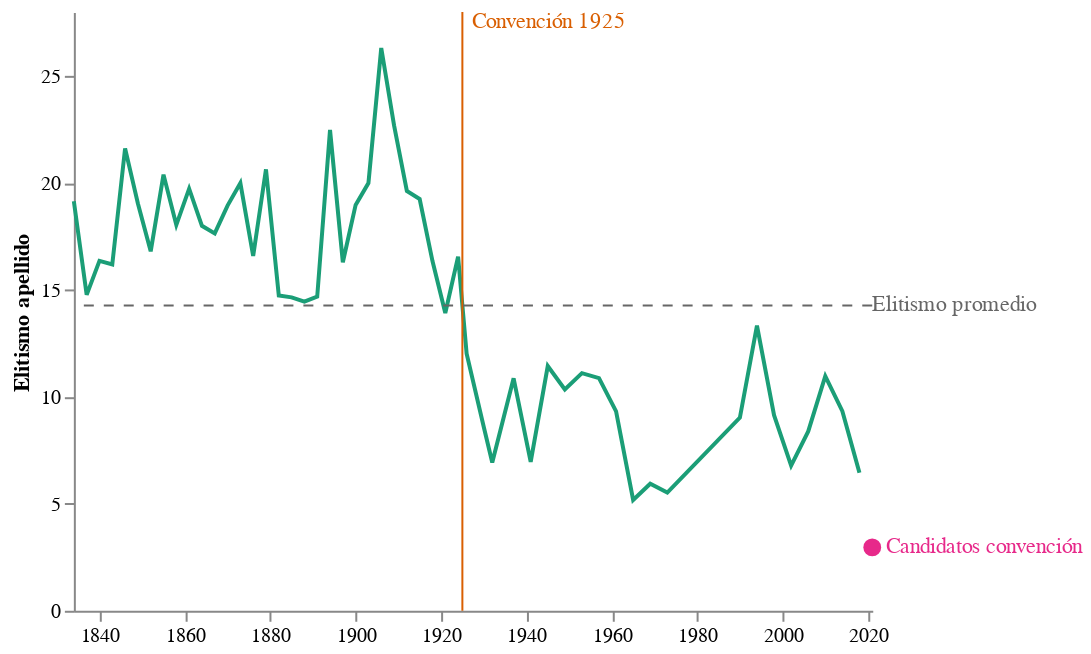

The code cell stored with this chart in its notebook:
### Code cell
chart = (base + convencion + convencion_text + const_1925  + const_1925_text + average + average_text).configure_axis(
    grid=False
).configure_view(
    strokeOpacity=0)
chart

### Figure 1 — Vega-Lite specification as saved in the notebook (floating-point values rounded to 4 significant figures)
{"config": {"view": {"continuousWidth": 400, "continuousHeight": 300, "strokeOpacity": 0}, "axis": {"grid": false}}, "layer": [{"data": {"name": "data-c5a826c66aad047e6be87911e4928b8e"}, "mark": {"type": "line", "color": "#1B9E77"}, "encoding": {"x": {"type": "temporal", "field": "year", "title": "Año"}, "y": {"type": "quantitative", "field": "elitismo", "title": "Elitismo apellido"}}}, {"data": {"name": "data-e6cdc68101f5fcebc3136fd5aa136cf4"}, "mark": {"type": "point", "filled": true, "opacity": 1, "size": 80}, "encoding": {"color": {"value": "#E7298A"}, "x": {"type": "temporal", "field": "year", "title": "Año"}, "y": {"type": "quantitative", "field": "elitismo", "title": "Elitismo apellido"}}}, {"data": {"name": "data-e6cdc68101f5fcebc3136fd5aa136cf4"}, "mark": {"type": "text", "align": "left", "baseline": "middle", "dx": 7}, "encoding": {"color": {"value": "#E7298A"}, "text": {"value": "Candidatos convención"}, "x": {"type": "temporal", "field": "year", "title": "Año"}, "y": {"type": "quantitative", "field": "elitismo", "title": "Elitismo apellido"}}}, {"data": {"name": "data-c371a214289bbffc56eb21f6be5b1b4a"}, "mark": {"type": "rule", "opacity": 1}, "encoding": {"color": {"value": "#D95F02"}, "x": {"type": "temporal", "field": "year", "title": null}}}, {"data": {"name": "data-c371a214289bbffc56eb21f6be5b1b4a"}, "mark": {"type": "text", "align": "left", "baseline": "bottom", "dx": 5, "dy": -140}, "encoding": {"color": {"value": "#D95F02"}, "text": {"value": "Convención 1925"}, "x": {"type": "temporal", "field": "year", "title": null}}}, {"data": {"name": "data-f7acac6e709666dd652aed36e4b6d15e"}, "mark": {"type": "rule", "size": 1, "strokeDash": [5, 5]}, "encoding": {"color": {"value": "#666666"}, "y": {"type": "quantitative", "field": "elitismo"}}}, {"data": {"name": "data-f7acac6e709666dd652aed36e4b6d15e"}, "mark": {"type": "text", "align": "left", "baseline": "middle", "dx": 200}, "encoding": {"color": {"value": "#666666"}, "text": {"value": "Elitismo promedio"}, "y": {"type": "quantitative", "field": "elitismo"}}}], "$schema": "https://vega.github.io/schema/vega-lite/v4.8.1.json", "datasets": {"data-c5a826c66aad047e6be87911e4928b8e": [{"year": "1834-01-01T00:00:00", "elitismo": 19.15}, {"year": "1837-01-01T00:00:00", "elitismo": 14.77}, {"year": "1840-01-01T00:00:00", "elitismo": 16.36}, {"year": "1843-01-01T00:00:00", "elitismo": 16.19}, {"year": "1846-01-01T00:00:00", "elitismo": 21.62}, {"year": "1849-01-01T00:00:00", "elitismo": 19.05}, {"year": "1852-01-01T00:00:00", "elitismo": 16.81}, {"year": "1855-01-01T00:00:00", "elitismo": 20.39}, {"year": "1858-01-01T00:00:00", "elitismo": 18.05}, {"year": "1861-01-01T00:00:00", "elitismo": 19.74}, {"year": "1864-01-01T00:00:00", "elitismo": 18.0}, {"year": "1867-01-01T00:00:00", "elitismo": 17.65}, {"year": "1870-01-01T00:00:00", "elitismo": 18.95}, {"year": "1873-01-01T00:00:00", "elitismo": 20.0}, {"year": "1876-01-01T00:00:00", "elitismo": 16.59}, {"year": "1879-01-01T00:00:00", "elitismo": 20.64}, {"year": "1882-01-01T00:00:00", "elitismo": 14.75}, {"year": "1885-01-01T00:00:00", "elitismo": 14.66}, {"year": "1888-01-01T00:00:00", "elitismo": 14.45}, {"year": "1891-01-01T00:00:00", "elitismo": 14.69}, {"year": "1894-01-01T00:00:00", "elitismo": 22.48}, {"year": "1897-01-01T00:00:00", "elitismo": 16.3}, {"year": "1900-01-01T00:00:00", "elitismo": 18.98}, {"year": "1903-01-01T00:00:00", "elitismo": 20.0}, {"year": "1906-01-01T00:00:00", "elitismo": 26.32}, {"year": "1909-01-01T00:00:00", "elitismo": 22.7}, {"year": "1912-01-01T00:00:00", "elitismo": 19.63}, {"year": "1915-01-01T00:00:00", "elitismo": 19.25}, {"year": "1918-01-01T00:00:00", "elitismo": 16.35}, {"year": "1921-01-01T00:00:00", "elitismo": 13.92}, {"year": "1924-01-01T00:00:00", "elitismo": 16.56}, {"year": "1926-01-01T00:00:00", "elitismo": 12.02}, {"year": "1930-01-01T00:00:00", "elitismo": 8.602}, {"year": "1932-01-01T00:00:00", "elitismo": 6.931}, {"year": "1937-01-01T00:00:00", "elitismo": 10.87}, {"year": "1941-01-01T00:00:00", "elitismo": 6.965}, {"year": "1945-01-01T00:00:00", "elitismo": 11.44}, {"year": "1949-01-01T00:00:00", "elitismo": 10.34}, {"year": "1953-01-01T00:00:00", "elitismo": 11.11}, {"year": "1957-01-01T00:00:00", "elitismo": 10.88}, {"year": "1961-01-01T00:00:00", "elitismo": 9.326}, {"year": "1965-01-01T00:00:00", "elitismo": 5.181}, {"year": "1969-01-01T00:00:00", "elitismo": 5.941}, {"year": "1973-01-01T00:00:00", "elitismo": 5.528}, {"year": "1990-01-01T00:00:00", "elitismo": 9.036}, {"year": "1994-01-01T00:00:00", "elitismo": 13.33}, {"year": "1998-01-01T00:00:00", "elitismo": 9.146}, {"year": "2002-01-01T00:00:00", "elitismo": 6.79}, {"year": "2006-01-01T00:00:00", "elitismo": 8.387}, {"year": "2010-01-01T00:00:00", "elitismo": 10.97}, {"year": "2014-01-01T00:00:00", "elitismo": 9.333}, {"year": "2018-01-01T00:00:00", "elitismo": 6.452}], "data-e6cdc68101f5fcebc3136fd5aa136cf4": [{"year": "2021-01-01T00:00:00", "elitismo": 2.962}], "data-c371a214289bbffc56eb21f6be5b1b4a": [{"year": "1925-01-01", "key": "Constitución 1925"}], "data-f7acac6e709666dd652aed36e4b6d15e": [{"elitismo": 14.27, "key": "Elitismo promedio"}]}}
